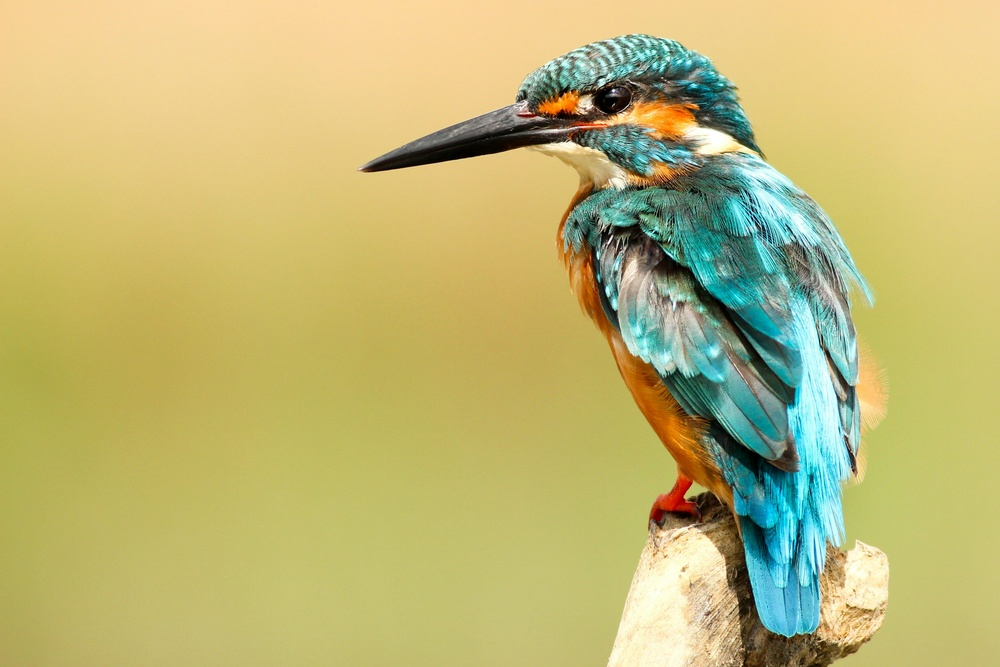
#> input picture data/bird.jpeg, 1000 x 667 px, shrunk from 3000 x 2000 before the run
$ python noise.py
#> lines starting #> are read from the running program, lines starting #| are printed output that depends on the picture
### Blur.py
import os
import cv2

img = cv2.imread(os.path.join('.', 'data','bird.jpeg'))
#> img is the input picture: shape (667, 1000, 3); mean B, G, R 116.9, 183.1, 191

#CLASSICAL BLUR
k_size = 11  # size of the neighborhood pixels ie proximity
# k_size is always positive odd integer
img_blur = cv2.blur(img, (k_size,k_size))
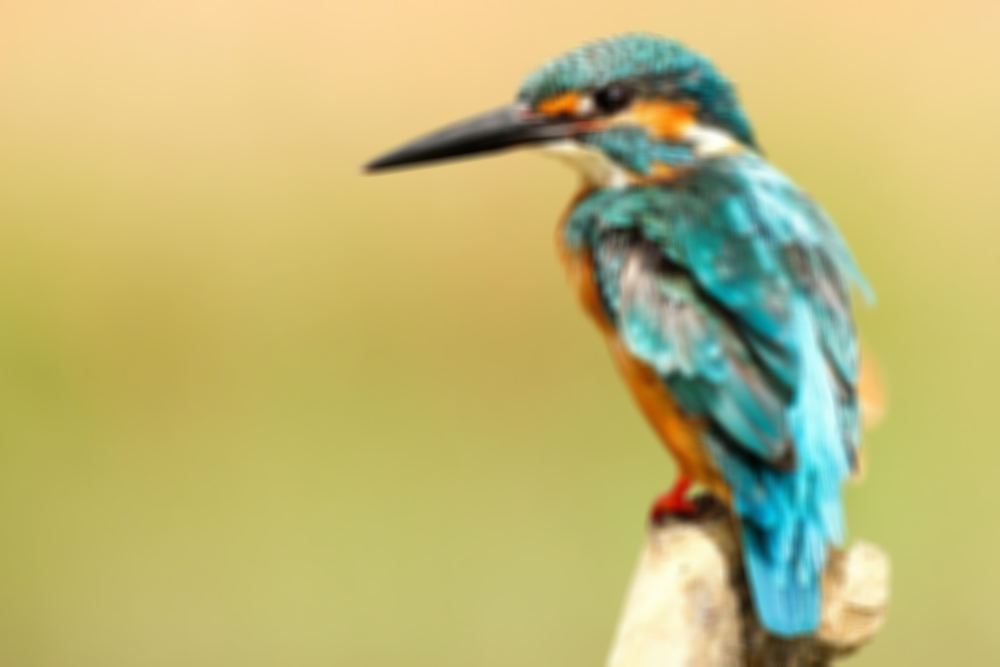
#> img_blur: shape (667, 1000, 3); mean B, G, R 116.9, 183.1, 191

#GAUSSIAN BLUR
img_gaussian_blur = cv2.GaussianBlur(img, (k_size,k_size), 5)

#MEDIAN BLUR
img_median_blur = cv2.medianBlur(img, k_size) # k_size should be positive odd integers

cv2.imshow('b_blur', img_median_blur)
cv2.imshow('gaussian_blur', img_gaussian_blur)
cv2.imshow('blur', img_blur)
cv2.imshow('image', img)

cv2.waitKey(0)

### noise.py
import os
import cv2

from Blur import img_median_blur

img2 = cv2.imread(os.path.join('.','data','noise.jpeg'))
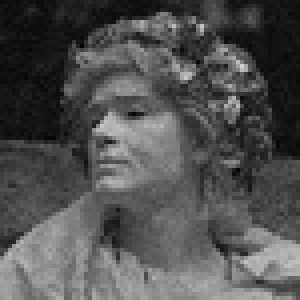
#> input picture data/noise.jpeg, 75 x 75 px, shrunk from 225 x 225 before the run (shown 4 times larger)
#> img2 is the input picture: shape (75, 75, 3); min 1, max 209, mean 80.9

img_median_blur2 = cv2.medianBlur(img2, 5)
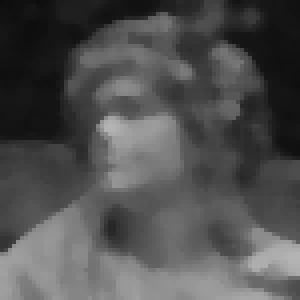
#> img_median_blur2: shape (75, 75, 3) (shown 4 times larger); min 13, max 180, mean 80.3

cv2.imshow('image', img2)
cv2.imshow('median_blur', img_median_blur2)

cv2.waitKey(0)
